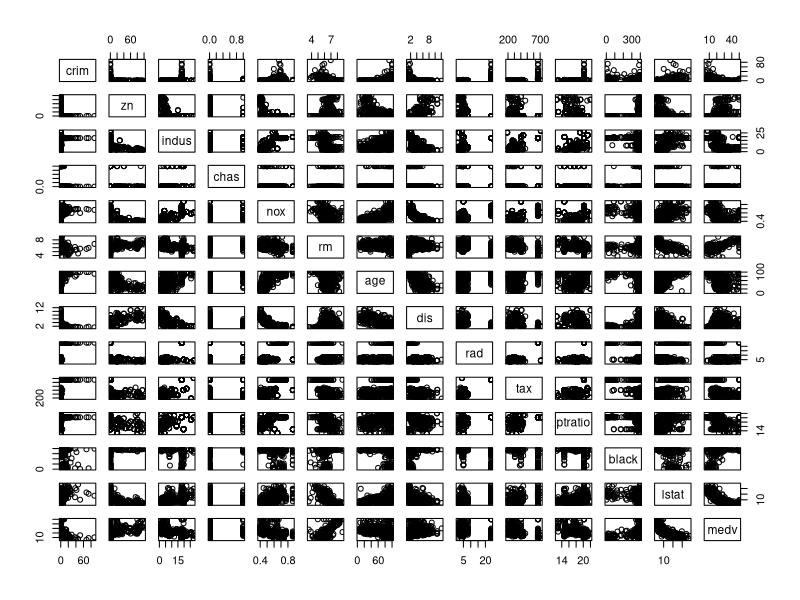
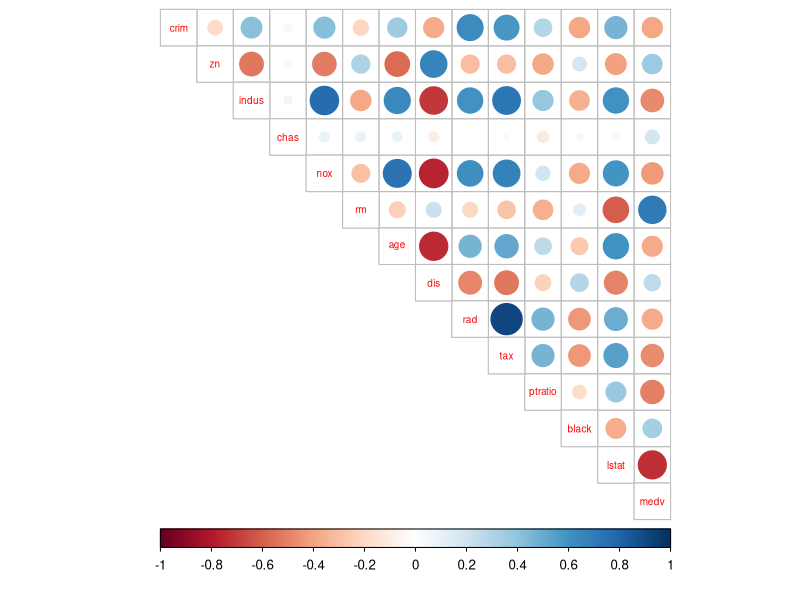
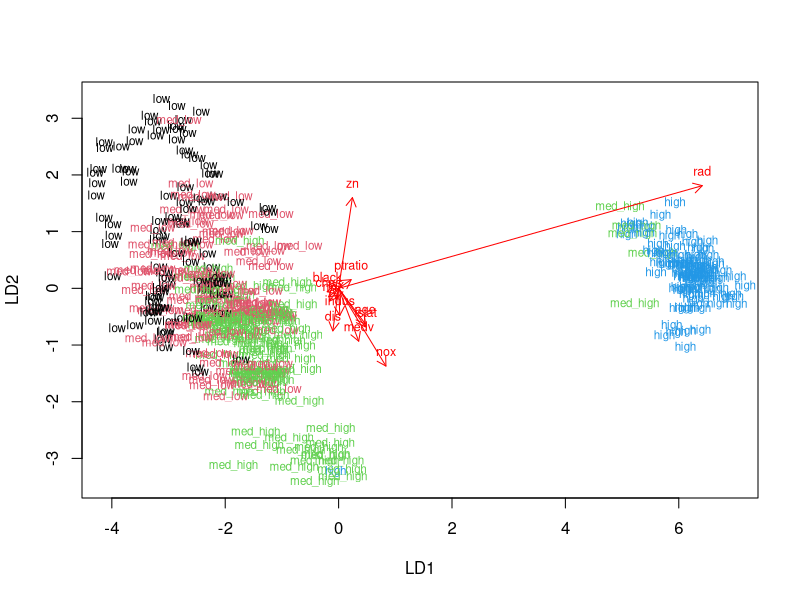
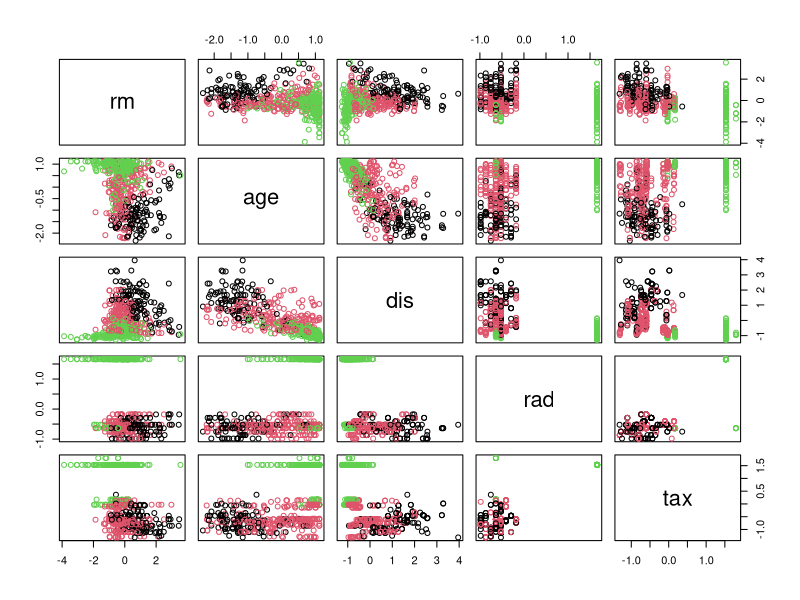
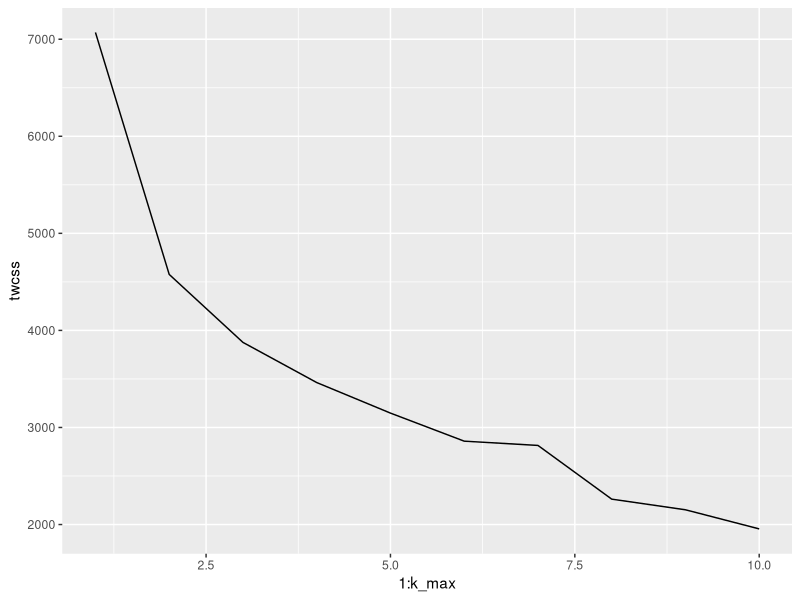
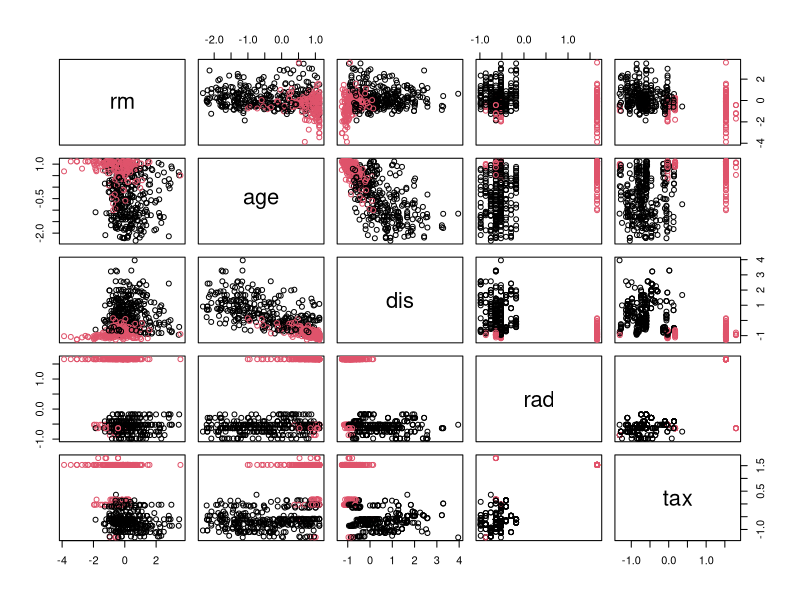

R code for these plots, in order:
## ---- chunk 1
library(MASS)

data(Boston)

str(Boston)
## ---- chunk 2

summary(Boston)
## ---- chunk 3
pairs(Boston)
## ---- chunk 4

library(tidyr)
library(corrplot)


## ---- chunk 5
cor_matrix<-cor(Boston) %>% round(digits = 2)

#Priunting the correlation matrix
cor_matrix
#Visualizing the correlation matrix
corrplot(cor_matrix, method="circle", type="upper", cl.pos="b", tl.pos="d", tl.cex = 0.6)

## ---- chunk 6
#Let us center and standardize variables 

boston_scaled <- scale(Boston) #Summaries of the scaled variables 
summary(boston_scaled) #The class of the boston_scaled object
class(boston_scaled)

## ---- chunk 7
#Changing the object to data frame
boston_scaled <- as.data.frame(boston_scaled)

## ---- chunk 8
bins <- quantile(boston_scaled$crim)
bins
crime <- cut(boston_scaled$crim, breaks = bins, include.lowest = TRUE, labels = c("low","med_low","med_high","high"))
table(crime)
## ---- chunk 9
boston_scaled <- dplyr::select(boston_scaled, -crim)


boston_scaled <- data.frame(boston_scaled, crime)
## ---- chunk 10
#The number of rows in the Boston data set 
n <- nrow(boston_scaled)

#Choosing randomly 80% of the rows
ind <- sample(n,  size = n * 0.8)

#Creating 'train' set (80% of the rows)
train <- boston_scaled[ind,]

#Creating 'test' set (20% of the rows)
test <- boston_scaled[-ind,]

#Let us save the correct classes from 'test' data
correct_classes <- test$crime

#And remove the crime variable from 'test' data
test <- dplyr::select(test, -crime)

## ---- chunk 11
#A linear discriminant analysis (LDA)
#Crime rate as target variable, all the others (.) as predictor variables
lda.fit <- lda(crime ~ ., data = train)

#Printing the lda.fit object
lda.fit
#The function for lda biplot arrows
lda.arrows <- function(x, myscale = 1, arrow_heads = 0.1, color = "red", tex = 0.75, choices = c(1,2)){
  heads <- coef(x)
  arrows(x0 = 0, y0 = 0, 
         x1 = myscale * heads[,choices[1]], 
         y1 = myscale * heads[,choices[2]], col=color, length = arrow_heads)
  text(myscale * heads[,choices], labels = row.names(heads), 
       cex = tex, col=color, pos=3)
}

#Target classes as numeric
classes <- as.numeric(train$crime)

#Plotting the results of lda
plot(lda.fit, dimen = 2, col = classes, pch = classes)
lda.arrows(lda.fit, myscale = 2)

## ---- chunk 12
lda.pred <- predict(lda.fit, newdata = test)

#Cross tabulation of the results
table(correct = correct_classes, predicted = lda.pred$class)

## ---- chunk 13
#Scaling and standardizing the data set 'Boston'
boston_scaled1 <- scale(Boston)

#Changing the object to data frame
boston_scaled2 <- as.data.frame(boston_scaled1)


#Euclidean distance matrix
dist_eu <- dist(boston_scaled2)

#Let us see the summary of the distances
summary(dist_eu)

## ---- chunk 14
#Manhattan distance matrix
dist_man <- dist(boston_scaled2, method = "manhattan")

#Let us now see the summary of the distances again
summary(dist_man)

## ---- chunk 15
km <-kmeans(boston_scaled2, centers = 3)

#Plotting the Boston dataset with clusters
#5 columns (columns 6 to 10) have been paired up to make examination more clear
pairs(boston_scaled2[6:10], col = km$cluster)

## ---- chunk 16
library(ggplot2)

#To ensure that the result does not vary every time
set.seed(123)

#Determining the number of clusters
k_max <- 10

#Calculating the total within sum of squares (twcss)
twcss <- sapply(1:k_max, function(k){kmeans(boston_scaled2, k)$tot.withinss})

#Visualizing the results
qplot(x = 1:k_max, y = twcss, geom = 'line')

## ---- chunk 17
km <-kmeans(boston_scaled2, centers = 2)

#Plotting the Boston dataset with clusters
pairs(boston_scaled2[6:10], col = km$cluster)

